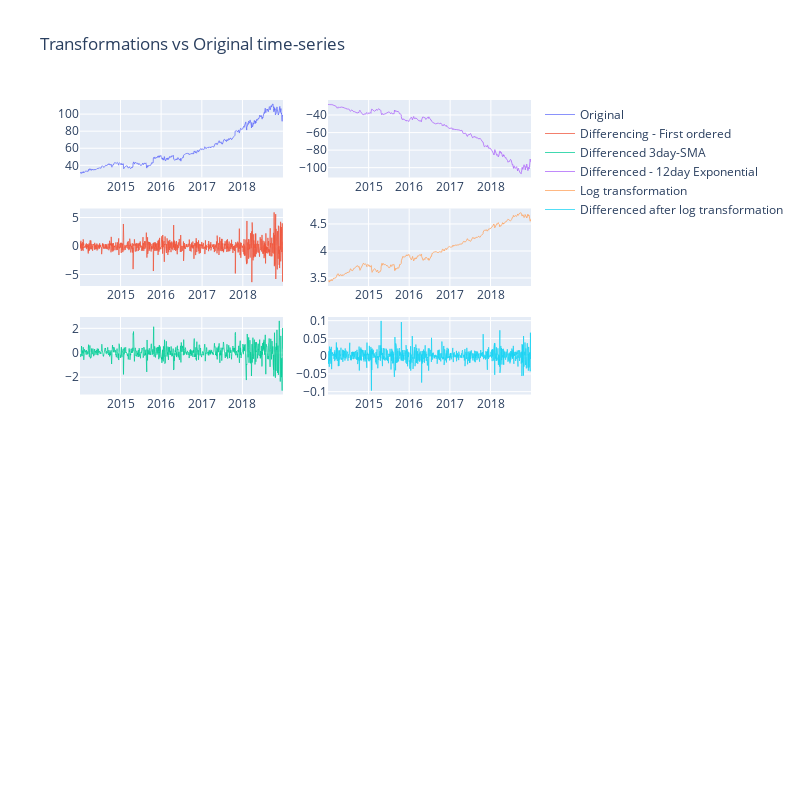

This figure's notebook cell:
### Code cell
# Plot all transformations
fig2 = make_subplots(rows=6, cols=2)

fig2.append_trace(
    go.Scatter(x=full_msft_df.index, 
               y=train,
               mode='lines',
               line=dict(width = 0.75),
               name="Original"),row = 1,col = 1
    )

fig2.append_trace( go.Scatter(x=full_msft_df.index,
                             y=train_first_diff,
                             mode='lines',line=dict(width = 0.75),
               name="Differencing - First ordered "),row = 2,col = 1
)

fig2.append_trace(
    go.Scatter(x=full_msft_df.index, 
               y=diff_ma_3d,
               mode='lines',
               line=dict(width = 0.75),
               name="Differenced 3day-SMA"),row=3,col=1
    )

fig2.append_trace(
    go.Scatter(x=full_msft_df.index, 
               y=ewma_12d_logtrain_diff_nonan,
               mode='lines',
               line=dict(width = 0.75),
               name="Differenced - 12day Exponential"),row=1,col=2
    )

fig2.append_trace(
    go.Scatter(x=full_msft_df.index, 
               y=log_ewma_,
               mode='lines',
               line=dict(width = 0.75),
               name="Log transformation"),row=2,col=2
    )

fig2.append_trace( go.Scatter(x=full_msft_df.index,
                             y=log_train_diff,
                             mode='lines',line=dict(width = 0.75),
               name="Differenced after log transformation"),row = 3,col = 2
)

fig2.update_layout(height=800, width=800, 
                   title_text="Transformations vs Original time-series")

fig2.show()
# Write plot to html file
pio.write_html(fig2, file='img/transformations.html',auto_open=False)

### Figure 1 — Plotly figure (JSON) as saved in the notebook; plotly's stock layout.template omitted (floating-point values rounded to 4 significant figures; data arrays with more than 128 entries replaced by an {"elided": "..."} marker saying what was removed)
{"data": [{"line": {"width": 0.75}, "mode": "lines", "name": "Original", "type": "scatter", "x": {"elided": "1507 str values"}, "xaxis": "x", "y": {"elided": "1257 float values"}, "yaxis": "y"}, {"line": {"width": 0.75}, "mode": "lines", "name": "Differencing - First ordered ", "type": "scatter", "x": {"elided": "1507 str values"}, "xaxis": "x3", "y": {"elided": "1255 float values"}, "yaxis": "y3"}, {"line": {"width": 0.75}, "mode": "lines", "name": "Differenced 3day-SMA", "type": "scatter", "x": {"elided": "1507 str values"}, "xaxis": "x5", "y": {"elided": "1257 float values"}, "yaxis": "y5"}, {"line": {"width": 0.75}, "mode": "lines", "name": "Differenced - 12day Exponential", "type": "scatter", "x": {"elided": "1507 str values"}, "xaxis": "x2", "y": {"elided": "1255 float values"}, "yaxis": "y2"}, {"line": {"width": 0.75}, "mode": "lines", "name": "Log transformation", "type": "scatter", "x": {"elided": "1507 str values"}, "xaxis": "x4", "y": {"elided": "1257 float values"}, "yaxis": "y4"}, {"line": {"width": 0.75}, "mode": "lines", "name": "Differenced after log transformation", "type": "scatter", "x": {"elided": "1507 str values"}, "xaxis": "x6", "y": {"elided": "1257 float values"}, "yaxis": "y6"}], "layout": {"height": 800, "title": {"text": "Transformations vs Original time-series"}, "width": 800, "xaxis": {"anchor": "y", "domain": [0, 0.45]}, "xaxis10": {"anchor": "y10", "domain": [0.55, 1]}, "xaxis11": {"anchor": "y11", "domain": [0, 0.45]}, "xaxis12": {"anchor": "y12", "domain": [0.55, 1]}, "xaxis2": {"anchor": "y2", "domain": [0.55, 1]}, "xaxis3": {"anchor": "y3", "domain": [0, 0.45]}, "xaxis4": {"anchor": "y4", "domain": [0.55, 1]}, "xaxis5": {"anchor": "y5", "domain": [0, 0.45]}, "xaxis6": {"anchor": "y6", "domain": [0.55, 1]}, "xaxis7": {"anchor": "y7", "domain": [0, 0.45]}, "xaxis8": {"anchor": "y8", "domain": [0.55, 1]}, "xaxis9": {"anchor": "y9", "domain": [0, 0.45]}, "yaxis": {"anchor": "x", "domain": [0.875, 1]}, "yaxis10": {"anchor": "x10", "domain": [0.175, 0.3]}, "yaxis11": {"anchor": "x11", "domain": [0, 0.125]}, "yaxis12": {"anchor": "x12", "domain": [0, 0.125]}, "yaxis2": {"anchor": "x2", "domain": [0.875, 1]}, "yaxis3": {"anchor": "x3", "domain": [0.7, 0.825]}, "yaxis4": {"anchor": "x4", "domain": [0.7, 0.825]}, "yaxis5": {"anchor": "x5", "domain": [0.525, 0.65]}, "yaxis6": {"anchor": "x6", "domain": [0.525, 0.65]}, "yaxis7": {"anchor": "x7", "domain": [0.35, 0.475]}, "yaxis8": {"anchor": "x8", "domain": [0.35, 0.475]}, "yaxis9": {"anchor": "x9", "domain": [0.175, 0.3]}}}
